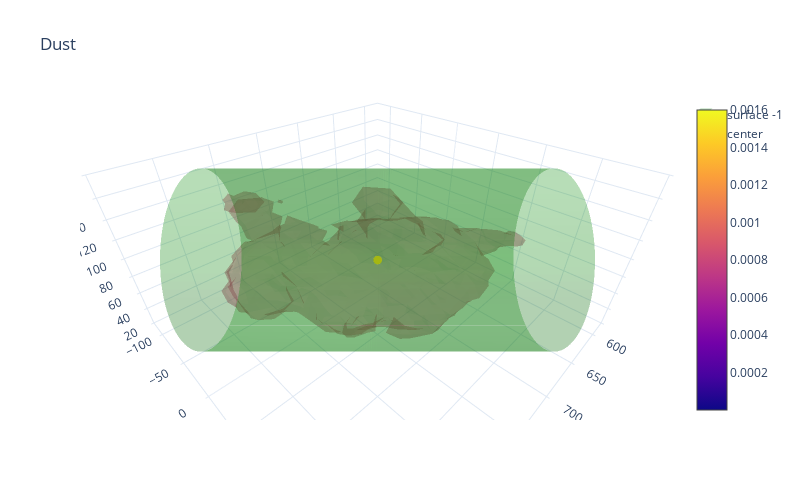

This figure's notebook cell:
### Code cell
#Visualize the result
layout_3d = go.Layout(
    template = "plotly_white",
    #paper_bgcolor = "black",
    #plot_bgcolor = "black",
    title = "Dust",
    scene = dict(
        aspectmode = 'manual',
        aspectratio = dict(x = xscale, y = yscale, z = 1),
        xaxis = dict(title = "x", range = x_range),
        yaxis = dict(title = "y", range = y_range),
        zaxis = dict(title = "z", range = z_range),
    ),
    height=500,
    width=800
)

fig_3d_dust = go.Figure(data = (volume_cylinder_flat, cyl, center), layout = layout_3d)
fig_3d_dust.write_html(plot_save_directory + "Cylindertest2.html")
fig_3d_dust.show()

### Figure 1 — Plotly figure (JSON) as saved in the notebook; plotly's stock layout.template omitted (floating-point values rounded to 4 significant figures; data arrays with more than 128 entries replaced by an {"elided": "..."} marker saying what was removed)
{"data": [{"flatshading": true, "isomax": 0.0016, "isomin": 1e-06, "opacityscale": [[0, 0], [1, 1]], "surface": {"count": 1, "show": true}, "type": "volume", "value": {"elided": "8000 float values"}, "x": {"elided": "8000 float values"}, "y": {"elided": "8000 float values"}, "z": {"elided": "8000 float values"}}, {"colorscale": [[0, "green"], [1, "green"]], "name": "surface -1", "opacity": 0.3, "showlegend": true, "showscale": false, "type": "surface", "x": {"elided": "90x150 float values"}, "y": {"elided": "90x150 float values"}, "z": {"elided": "90x150 float values"}}, {"marker": {"color": "yellow", "size": 3}, "mode": "markers", "name": "center", "type": "scatter3d", "x": [740], "y": [40], "z": [100]}], "layout": {"height": 500, "scene": {"aspectmode": "manual", "aspectratio": {"x": 2.033, "y": 2.033, "z": 1}, "xaxis": {"range": [577.4, 902.6], "title": {"text": "x"}}, "yaxis": {"range": [-122.6, 202.6], "title": {"text": "y"}}, "zaxis": {"range": [20.01, 180.0], "title": {"text": "z"}}}, "title": {"text": "Dust"}, "width": 800}}
